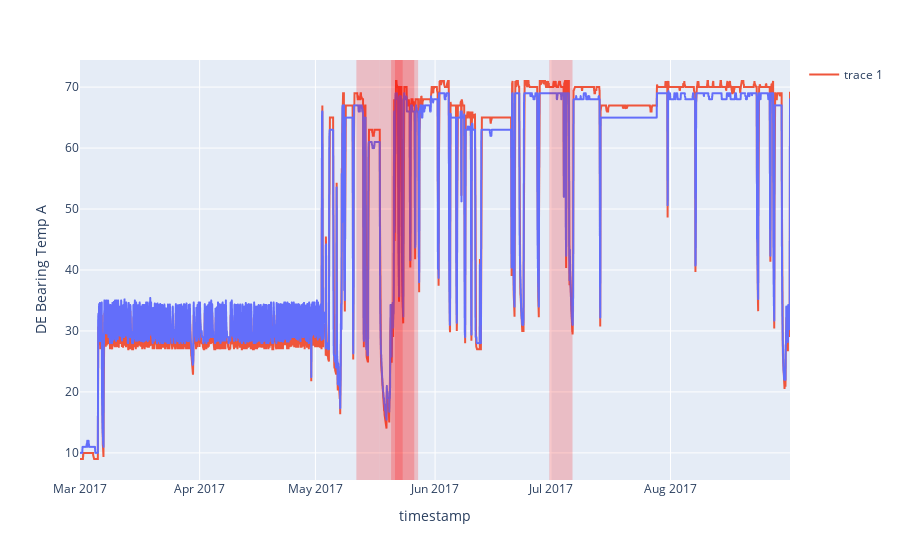

The notebook cell saved with this chart:
### Code cell
fig = px.line(filtered_de, x=filtered_de.index, y=filtered_de[filtered_de.columns[0]])
fig.add_scatter(x=filtered_de.index, y=filtered_de[filtered_de.columns[1]])



for start_time in filtered_notification_df['startTime']:
    fig.add_vrect(x0=start_time -  pd.Timedelta(days=3), x1=start_time + pd.Timedelta(days=3), line_width=0, fillcolor="red", opacity=0.2)
fig.show()

### Figure 1 — Plotly figure (JSON) as saved in the notebook; plotly's stock layout.template omitted (floating-point values rounded to 4 significant figures; data arrays with more than 128 entries replaced by an {"elided": "..."} marker saying what was removed)
{"data": [{"hovertemplate": "timestamp=%{x}<br>DE Bearing Temp A=%{y}<extra></extra>", "legendgroup": "", "line": {"color": "#636efa", "dash": "solid"}, "marker": {"symbol": "circle"}, "mode": "lines", "name": "", "showlegend": false, "type": "scattergl", "x": {"elided": "4416 str values"}, "xaxis": "x", "y": {"elided": "4416 float values"}, "yaxis": "y"}, {"type": "scatter", "x": {"elided": "4416 str values"}, "y": {"elided": "4416 float values"}}], "layout": {"legend": {"tracegroupgap": 0}, "margin": {"t": 60}, "shapes": [{"fillcolor": "red", "line": {"width": 0}, "opacity": 0.2, "type": "rect", "x0": "2017-05-11T14:34:33", "x1": "2017-05-17T14:34:33", "xref": "x", "y0": 0, "y1": 1, "yref": "y domain"}, {"fillcolor": "red", "line": {"width": 0}, "opacity": 0.2, "type": "rect", "x0": "2017-05-17T14:34:37", "x1": "2017-05-23T14:34:37", "xref": "x", "y0": 0, "y1": 1, "yref": "y domain"}, {"fillcolor": "red", "line": {"width": 0}, "opacity": 0.2, "type": "rect", "x0": "2017-05-20T14:34:38", "x1": "2017-05-26T14:34:38", "xref": "x", "y0": 0, "y1": 1, "yref": "y domain"}, {"fillcolor": "red", "line": {"width": 0}, "opacity": 0.2, "type": "rect", "x0": "2017-05-21T14:34:39", "x1": "2017-05-27T14:34:39", "xref": "x", "y0": 0, "y1": 1, "yref": "y domain"}, {"fillcolor": "red", "line": {"width": 0}, "opacity": 0.2, "type": "rect", "x0": "2017-06-30T14:35:16", "x1": "2017-07-06T14:35:16", "xref": "x", "y0": 0, "y1": 1, "yref": "y domain"}], "xaxis": {"anchor": "y", "domain": [0, 1], "title": {"text": "timestamp"}}, "yaxis": {"anchor": "x", "domain": [0, 1], "title": {"text": "DE Bearing Temp A"}}}}
